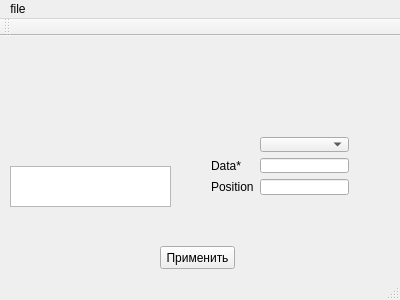
<?xml version="1.0" encoding="UTF-8"?>
<ui version="4.0">
 <class>MainWindow</class>
 <widget class="QMainWindow" name="MainWindow">
  <property name="geometry">
   <rect>
    <x>0</x>
    <y>0</y>
    <width>400</width>
    <height>300</height>
   </rect>
  </property>
  <property name="windowTitle">
   <string>MainWindow</string>
  </property>
  <widget class="QWidget" name="centralWidget">
   <widget class="QPushButton" name="pushButton">
    <property name="geometry">
     <rect>
      <x>160</x>
      <y>210</y>
      <width>75</width>
      <height>23</height>
     </rect>
    </property>
    <property name="text">
     <string>Применить</string>
    </property>
   </widget>
   <widget class="QTextEdit" name="textEdit">
    <property name="geometry">
     <rect>
      <x>10</x>
      <y>130</y>
      <width>161</width>
      <height>41</height>
     </rect>
    </property>
    <property name="focusPolicy">
     <enum>Qt::NoFocus</enum>
    </property>
   </widget>
   <widget class="QWidget" name="formLayoutWidget">
    <property name="geometry">
     <rect>
      <x>200</x>
      <y>90</y>
      <width>160</width>
      <height>80</height>
     </rect>
    </property>
    <layout class="QFormLayout" name="formLayout">
     <item row="0" column="1">
      <widget class="QComboBox" name="comboBox"/>
     </item>
     <item row="2" column="1">
      <widget class="QLineEdit" name="position">
       <property name="cursor">
        <cursorShape>IBeamCursor</cursorShape>
       </property>
       <property name="focusPolicy">
        <enum>Qt::NoFocus</enum>
       </property>
       <property name="contextMenuPolicy">
        <enum>Qt::DefaultContextMenu</enum>
       </property>
       <property name="layoutDirection">
        <enum>Qt::LeftToRight</enum>
       </property>
       <property name="echoMode">
        <enum>QLineEdit::Normal</enum>
       </property>
       <property name="cursorMoveStyle">
        <enum>Qt::LogicalMoveStyle</enum>
       </property>
      </widget>
     </item>
     <item row="1" column="1">
      <widget class="QLineEdit" name="lineEdit"/>
     </item>
     <item row="1" column="0">
      <widget class="QLabel" name="label">
       <property name="text">
        <string>Data*</string>
       </property>
      </widget>
     </item>
     <item row="2" column="0">
      <widget class="QLabel" name="label_2">
       <property name="text">
        <string>Position</string>
       </property>
      </widget>
     </item>
    </layout>
   </widget>
  </widget>
  <widget class="QMenuBar" name="menuBar">
   <property name="geometry">
    <rect>
     <x>0</x>
     <y>0</y>
     <width>400</width>
     <height>21</height>
    </rect>
   </property>
   <widget class="QMenu" name="menufile">
    <property name="title">
     <string>file</string>
    </property>
   </widget>
   <addaction name="menufile"/>
  </widget>
  <widget class="QToolBar" name="mainToolBar">
   <attribute name="toolBarArea">
    <enum>TopToolBarArea</enum>
   </attribute>
   <attribute name="toolBarBreak">
    <bool>false</bool>
   </attribute>
  </widget>
  <widget class="QStatusBar" name="statusBar"/>
 </widget>
 <layoutdefault spacing="6" margin="11"/>
 <resources/>
 <connections/>
</ui>
